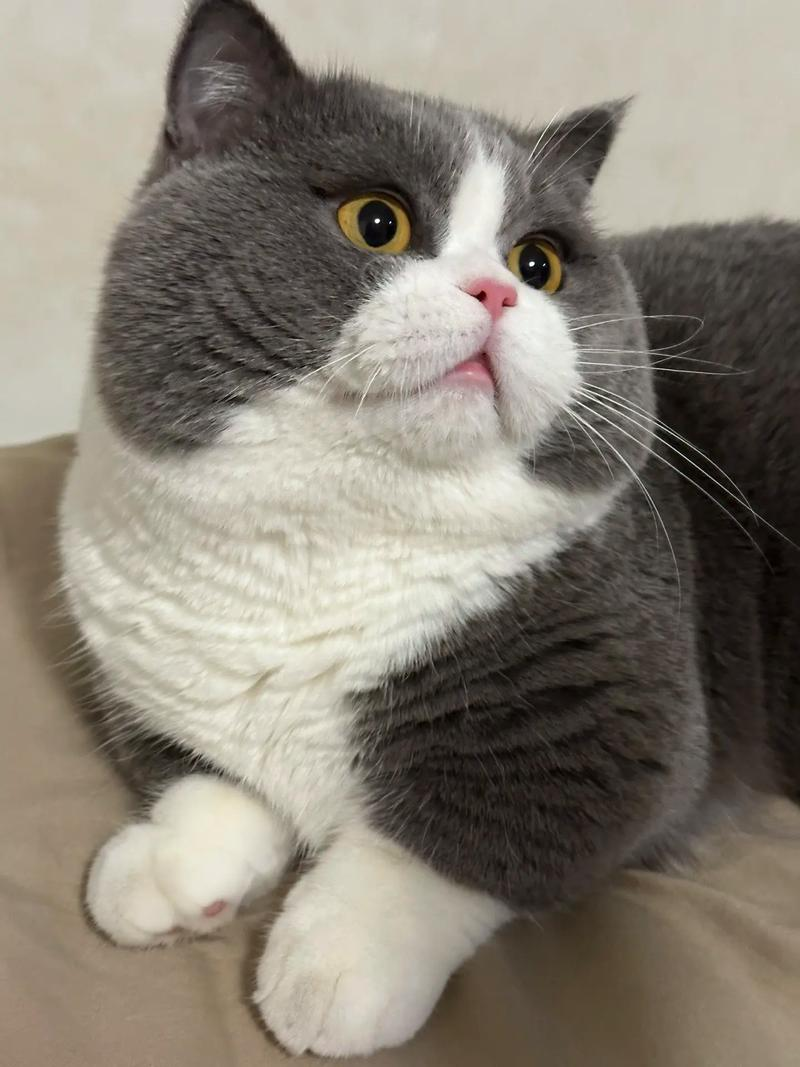
#> input picture examples/nn_runner/cat1.jpg, 800 x 1067 px
$ python draw_bbox.py
#> lines starting #> are read from the running program, lines starting #| are printed output that depends on the picture
import cv2

# 读取图片
img = cv2.imread("cat1.jpg")
#> img is the input picture: shape (1067, 800, 3); mean B, G, R 117.6, 129.2, 136.2

# bbox坐标
x1, y1 = 22, 149
x2, y2 = 718, 689

# 画框 (BGR颜色)
cv2.rectangle(img, (x1, y1), (x2, y2), (0,255,0), 3)

# 写类别和置信度
cv2.putText(img, "cat 0.725", (x1, y1-10),
            cv2.FONT_HERSHEY_SIMPLEX, 0.9, (0,255,0), 2)
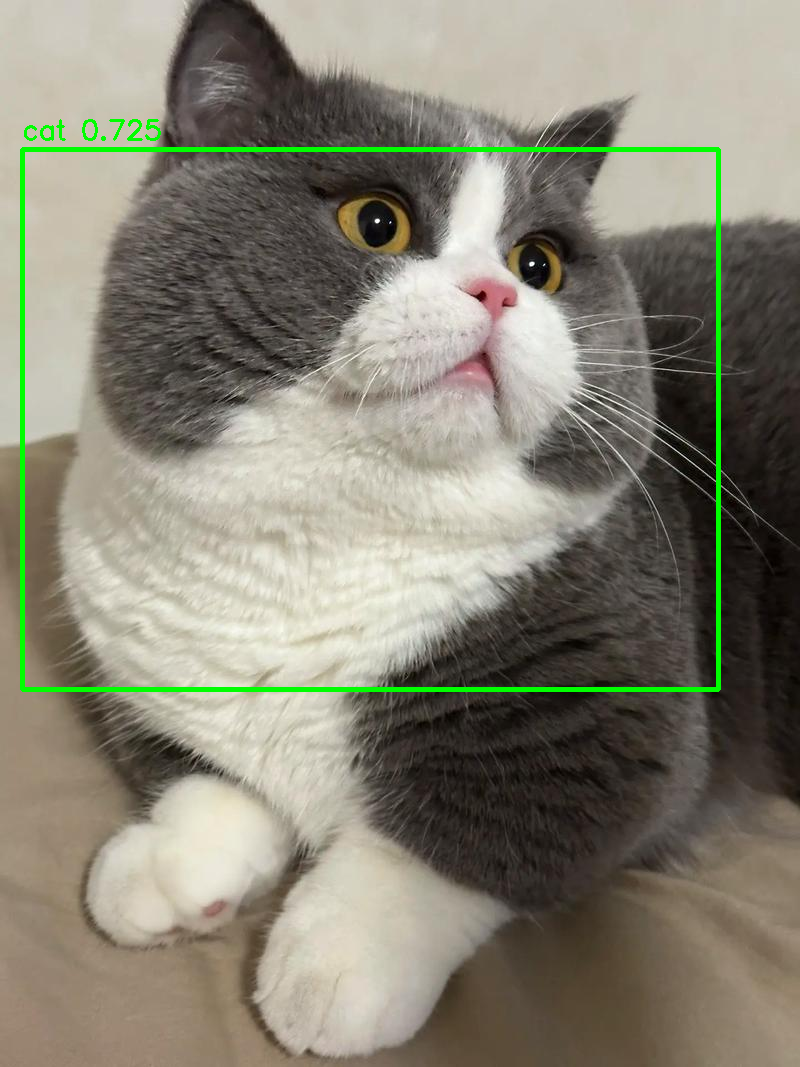
#> img: shape (1067, 800, 3); mean B, G, R 115.9, 131.3, 134.2

# 保存图片
cv2.imwrite("cat1_out.jpg", img)

print("saved cat1_out.jpg")

$ run again, with examples/nn_runner/cat2.jpg copied over examples/nn_runner/cat1.jpg
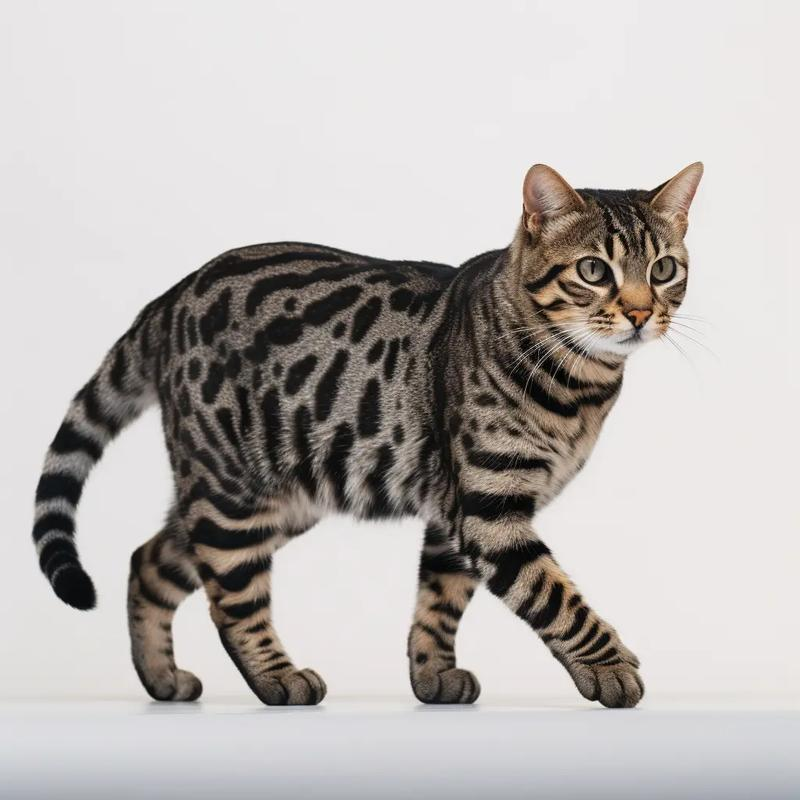
#> input picture examples/nn_runner/cat2.jpg, 800 x 800 px
#> img is the input picture: shape (800, 800, 3); mean B, G, R 178.3, 180.6, 184.9
#> `cv2.putText(img, "cat 0.725", (x1, y1-10), cv2.FONT_HERSHEY_SIMPLEX, 0..`:
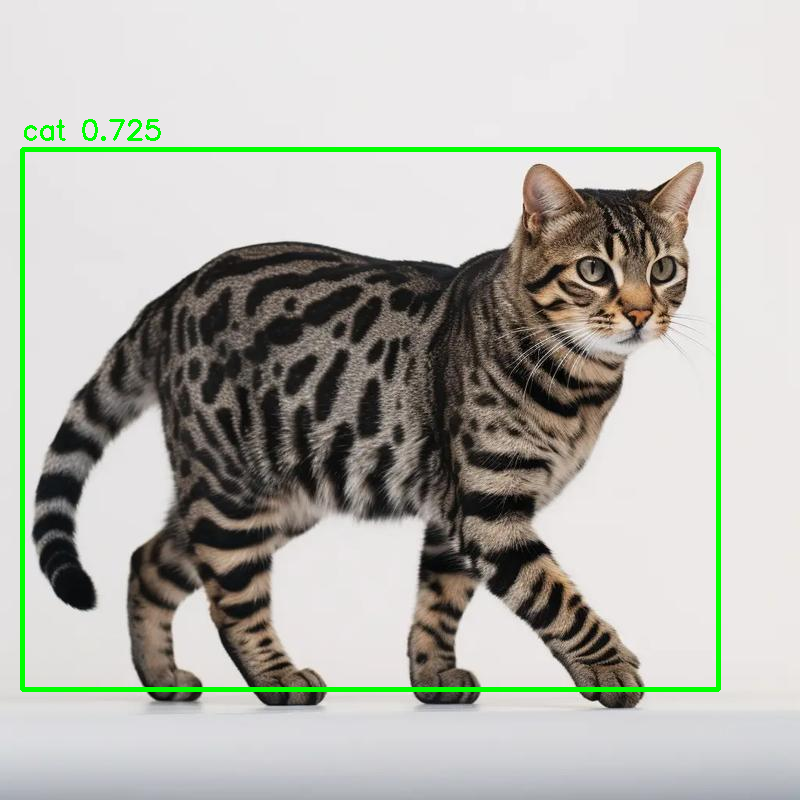
#> img: shape (800, 800, 3); mean B, G, R 174, 181.4, 180.4

$ run again, with examples/nn_runner/guide.jpg copied over examples/nn_runner/cat1.jpg
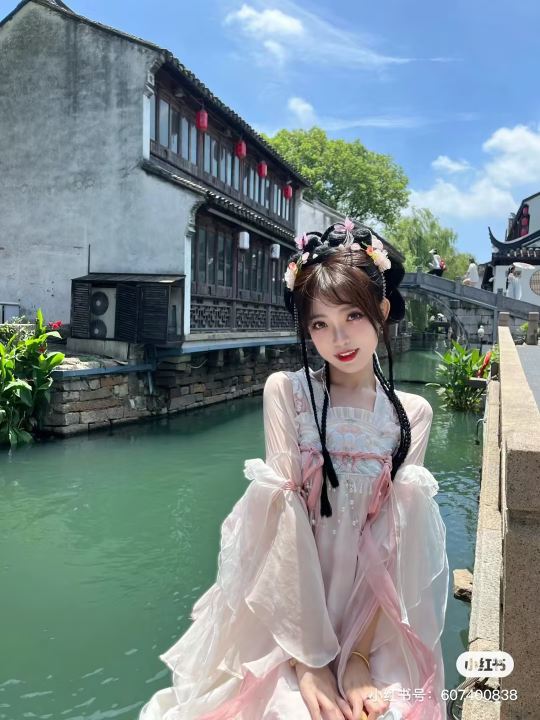
#> input picture examples/nn_runner/guide.jpg, 1080 x 1440 px (shown at 1/2 size)
#> img is the input picture: shape (1440, 1080, 3); mean B, G, R 140.2, 137.2, 121.4
#> `cv2.putText(img, "cat 0.725", (x1, y1-10), cv2.FONT_HERSHEY_SIMPLEX, 0..`:
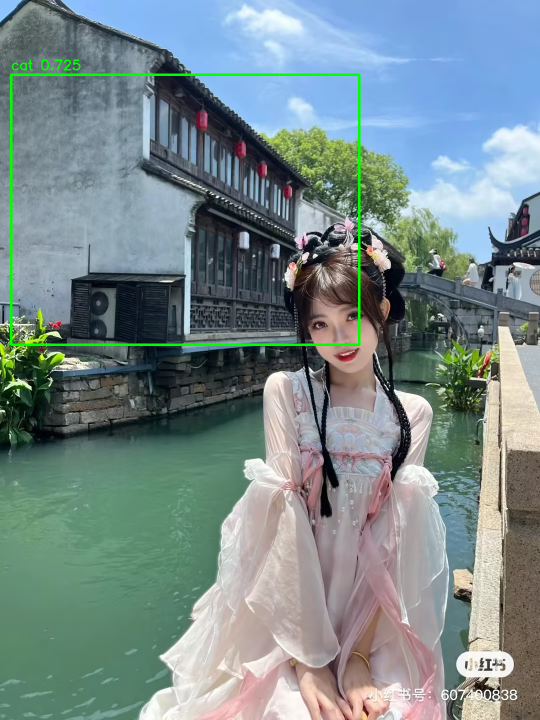
#> img: shape (1440, 1080, 3) (shown at 1/2 size); mean B, G, R 139.1, 138.3, 120.4
